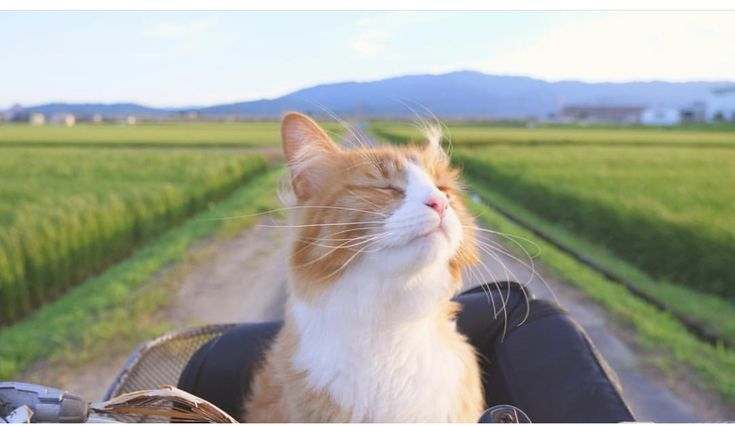
#> input picture image1.jpg, 735 x 426 px
$ jupyter execute --allow-errors Tugas_Manipulasi_Citra.ipynb
#> lines starting #> are read from the running program, lines starting #| are printed output that depends on the picture
# TUGAS INDIVIDU
## Manipulasi Citra Digital Menggunakan OpenCV

**Nama:** Zahra Arayanindra Arum Samudra
**NIM:** 452024618068
**Program Studi:** Teknik Informatika

### Deskripsi
Pada tugas ini dilakukan beberapa teknik manipulasi citra digital menggunakan OpenCV, yaitu:
1. Membaca dan menampilkan citra
2. Konversi warna BGR ke RGB
3. Resize citra
4. Image Blending
5. Image Negative
6. Transformasi Logaritmik
7. Transformasi Gamma

Tujuan dari eksperimen ini adalah memahami bagaimana perubahan nilai pixel dapat mempengaruhi tampilan visual citra digital.

BAGIAN A
## **A. Membaca dan Menampilkan Citra**

Pada tahap ini dilakukan pembacaan dua citra menggunakan OpenCV. Selanjutnya dilakukan konversi warna dari format BGR ke RGB agar citra dapat ditampilkan dengan benar menggunakan Matplotlib.

[cell 1]
import cv2 as cv
import numpy as np
import matplotlib.pyplot as plt
from google.colab import files

# Upload 2 gambar
uploaded = files.upload()
#> the answer given: image1.jpg

# Ambil nama file yang diupload
file_names = list(uploaded.keys())

print("File yang diupload:")
print(file_names)

# File pertama = kucing
# File kedua = anjing
img1 = cv.imread(file_names[0])
#> img1 is the input picture: shape (426, 735, 3); mean B, G, R 149.4, 163.5, 160.2
#> (the rest of this cell did not finish here and is left out)

[cell 2]
img1_rgb = cv.cvtColor(img1, cv.COLOR_BGR2RGB)
#> (the rest of this cell did not finish here and is left out)

# ANALISIS BAGIAN A

Berdasarkan hasil pembacaan citra menggunakan OpenCV, diperoleh dua citra yang berbeda yaitu citra kucing sebagai image1 dan citra anjing sebagai image2. Informasi ukuran citra (shape), tipe data, serta nilai minimum dan maksimum pixel berhasil ditampilkan. Informasi tersebut penting karena digunakan untuk mengetahui karakteristik awal citra sebelum dilakukan manipulasi.

Setelah dilakukan konversi BGR ke RGB, warna citra terlihat lebih sesuai dengan warna aslinya. Hal ini terjadi karena OpenCV membaca citra menggunakan format BGR sedangkan Matplotlib menggunakan format RGB.

Jawaban Pertanyaan

1. Mengapa warna citra dapat terlihat tidak sesuai jika langsung ditampilkan setelah dibaca dengan OpenCV?

Warna citra dapat terlihat tidak sesuai karena OpenCV membaca citra dalam format BGR (Blue, Green, Red), sedangkan Matplotlib menampilkan citra dalam format RGB (Red, Green, Blue). Akibatnya warna merah dan biru dapat tertukar.

2. Apa perbedaan BGR dan RGB?

Perbedaan utama BGR dan RGB terletak pada urutan kanal warnanya. BGR menggunakan urutan Blue-Green-Red sedangkan RGB menggunakan urutan Red-Green-Blue.

3. Mengapa penting memahami format warna sebelum melakukan manipulasi citra?

Karena kesalahan memahami format warna dapat menyebabkan hasil visualisasi dan pengolahan citra menjadi tidak sesuai dengan kondisi sebenarnya.

# **B. Resize Citra**

Pada tahap ini dilakukan perubahan ukuran (resize) pada citra kucing dan citra anjing. Resize diperlukan agar kedua citra memiliki ukuran yang sama sehingga dapat digunakan pada proses manipulasi citra berikutnya seperti image blending.

[cell 3]
img1_resize = cv.resize(img1_rgb, (600,400))
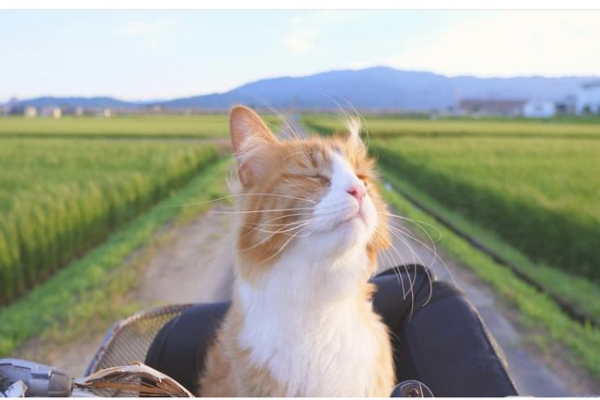
#> img1_resize: shape (400, 600, 3); mean R, G, B 160.1, 163.4, 149.3
#> (the rest of this cell did not finish here and is left out)

[cell 4]
plt.figure(figsize=(12,8))

plt.subplot(2,2,1)
plt.imshow(img1_rgb)
plt.title("Kucing Sebelum Resize")
plt.axis("off")

plt.subplot(2,2,2)
plt.imshow(img1_resize)
plt.title("Kucing Setelah Resize")
plt.axis("off")

plt.subplot(2,2,3)
#> (the rest of this cell did not finish here and is left out)

# ANALISIS BAGIAN B

Pada tahap resize, kedua citra berhasil diubah ukurannya menjadi 600 × 400 piksel. Proses ini dilakukan agar ukuran kedua citra sama sehingga dapat digunakan pada proses image blending. Jika ukuran citra berbeda, maka OpenCV tidak dapat menggabungkan kedua citra karena jumlah piksel pada masing-masing citra tidak sama.

Hasil resize menunjukkan bahwa bentuk objek utama pada citra masih dapat dikenali dengan baik. Citra kucing tetap terlihat jelas dengan latar belakang persawahan, sedangkan citra anjing tetap mempertahankan detail bulu dan latar belakang rerumputan.

Jawaban Pertanyaan

1. Mengapa dua citra harus memiliki ukuran yang sama sebelum dilakukan image blending?

Karena image blending menggabungkan nilai piksel pada posisi yang sama dari dua citra. Jika ukuran berbeda maka proses penggabungan tidak dapat dilakukan.

2. Apa risiko resize terhadap kualitas citra?

Resize dapat menyebabkan hilangnya detail gambar, munculnya blur, atau distorsi terutama jika ukuran diperbesar secara berlebihan.

3. Apakah resize dapat mengubah proporsi objek dalam citra?

Ya. Jika rasio panjang dan lebar tidak dipertahankan, objek dapat terlihat lebih lebar atau lebih tinggi dibandingkan bentuk aslinya.

# **C. Image Blending**

Pada tahap ini dilakukan penggabungan citra kucing dan citra anjing menggunakan metode image blending dengan beberapa kombinasi nilai alpha dan beta.

#> (a cell that did not finish here is left out)

# ANALISIS BAGIAN C

Image blending dilakukan untuk menggabungkan dua citra menjadi satu citra baru. Pada praktikum ini digunakan citra kucing sebagai image1 dan citra anjing sebagai image2. Nilai alpha digunakan sebagai bobot citra kucing, sedangkan beta digunakan sebagai bobot citra anjing.

Pada alpha 0.2 dan beta 0.8, citra anjing terlihat lebih dominan karena memiliki bobot yang lebih besar. Pada alpha 0.5 dan beta 0.5, kedua citra tampak seimbang dan saling menyatu. Sedangkan pada alpha 0.8 dan beta 0.2, citra kucing menjadi lebih dominan.

Jawaban Pertanyaan

1. Alpha dan beta menentukan tingkat dominasi masing-masing citra.

2. Jika alpha lebih besar maka citra kucing lebih dominan.

3. Jika alpha dan beta terlalu besar maka citra dapat menjadi terlalu terang.

4. Image blending banyak digunakan pada watermark, editing foto, dan efek visual.

# **D. Image Negative**

Transformasi negatif dilakukan dengan membalik nilai intensitas pixel menggunakan persamaan:

s = 255 - r

[cell 6]
img_negative = 255 - img1_resize
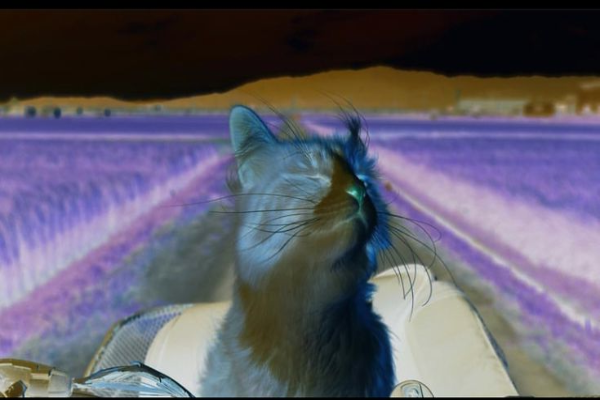
#> img_negative: shape (400, 600, 3); mean R, G, B 94.9, 91.6, 105.7

plt.figure(figsize=(10,5))

plt.subplot(1,2,1)
plt.imshow(img1_resize)
plt.title("Kucing Asli")
plt.axis("off")

plt.subplot(1,2,2)
plt.imshow(img_negative)
plt.title("Kucing Negative")
plt.axis("off")

plt.show()
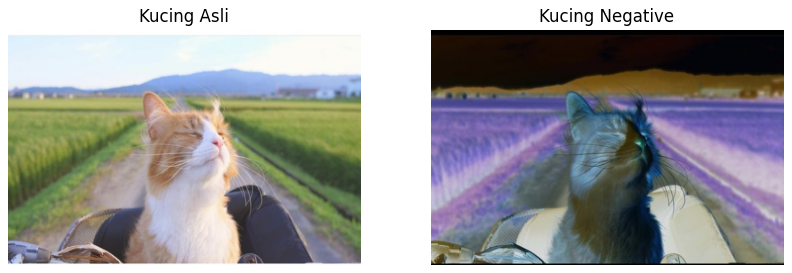
#> figure drawn by matplotlib, 2 panels

[cell 7]
plt.figure(figsize=(12,5))

plt.subplot(1,2,1)
plt.hist(img1_resize.ravel(), bins=256, range=[0,256])
plt.title("Histogram Asli")

plt.subplot(1,2,2)
plt.hist(img_negative.ravel(), bins=256, range=[0,256])
plt.title("Histogram Negative")

plt.show()
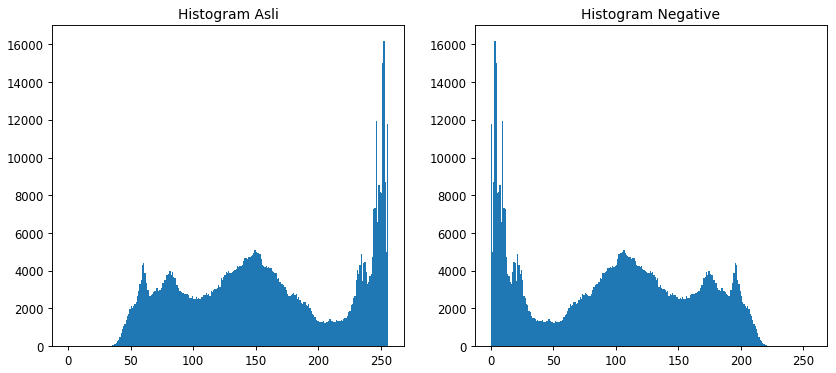
#> figure drawn by matplotlib, 2 panels; panel 1: tallest bar 16198 high, from x = 252 to 253; panel 2: tallest bar 16198 high, from x = 3 to 4

# ANALISIS BAGIAN D

Transformasi negatif menghasilkan citra yang memiliki intensitas kebalikan dari citra asli. Area yang sebelumnya terang menjadi gelap, sedangkan area yang sebelumnya gelap menjadi terang.

Pada citra kucing, warna bulu yang semula terang berubah menjadi lebih gelap dan area bayangan menjadi lebih terang. Histogram hasil negatif terlihat berlawanan dengan histogram citra asli karena distribusi intensitas pixel dibalik.

Jawaban Pertanyaan

1. Pixel terang berubah menjadi gelap.

2. Pixel gelap berubah menjadi terang.

3. Histogram citra negatif menjadi kebalikan histogram asli.

4. Teknik ini sering digunakan pada citra medis dan analisis dokumen.

# **E. Transformasi Logaritmik**

Transformasi logaritmik digunakan untuk meningkatkan detail pada area gelap citra.

[cell 8]
c = 255 / np.log10(1 + np.max(img1_resize))
#> c = 105.9

img_log = c * np.log10(img1_resize + 1)
#> img_log: shape (400, 600, 3) float16; 1.64% of the values are NaN or infinite; the others: min 110.2, max 254.8, mean 228
img_log = np.array(img_log, dtype=np.uint8)
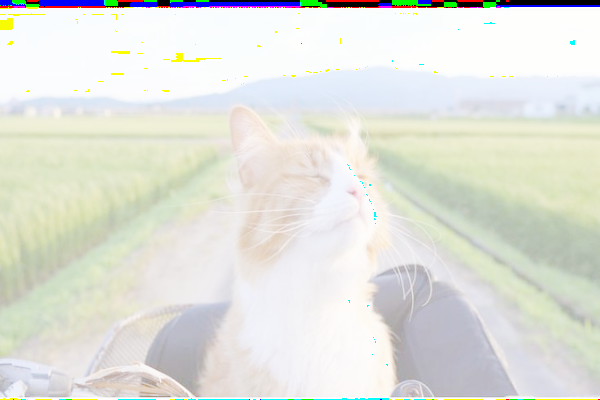
#> img_log: shape (400, 600, 3); mean R, G, B 225, 226.7, 219.8

print("Nilai Minimum Sebelum :", img1_resize.min())
#| Nilai Minimum Sebelum : 10
print("Nilai Maksimum Sebelum :", img1_resize.max())
#| Nilai Maksimum Sebelum : 255

print()

print("Nilai Minimum Sesudah :", img_log.min())
#| Nilai Minimum Sesudah : 0
print("Nilai Maksimum Sesudah :", img_log.max())
#| Nilai Maksimum Sesudah : 254

[cell 9]
plt.figure(figsize=(10,5))

plt.subplot(1,2,1)
plt.imshow(img1_resize)
plt.title("Kucing Asli")
plt.axis("off")

plt.subplot(1,2,2)
plt.imshow(img_log)
plt.title("Log Transform")
plt.axis("off")

plt.show()

[cell 10]
plt.figure(figsize=(12,5))

plt.subplot(1,2,1)
plt.hist(img1_resize.ravel(), bins=256, range=[0,256])
plt.title("Histogram Asli")

plt.subplot(1,2,2)
plt.hist(img_log.ravel(), bins=256, range=[0,256])
plt.title("Histogram Log")

plt.show()
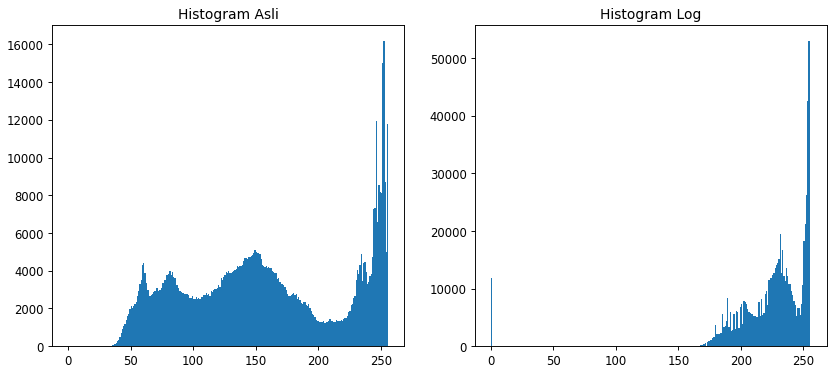
#> figure drawn by matplotlib, 2 panels; panel 1: tallest bar 16198 high, from x = 252 to 253; panel 2: tallest bar 53045 high, from x = 254 to 255

# ANALISIS BAGIAN E

Transformasi logaritmik memberikan peningkatan yang lebih besar pada pixel dengan intensitas rendah dibandingkan pixel dengan intensitas tinggi. Akibatnya area gelap menjadi lebih terang dan detail yang sebelumnya sulit terlihat menjadi lebih jelas.

Pada citra kucing, area bayangan serta bagian latar yang lebih gelap terlihat lebih terang setelah transformasi dilakukan. Perubahan pada area terang relatif kecil dibandingkan area gelap.

Jawaban Pertanyaan

1. Area gelap menjadi lebih terang.

2. Area terang mengalami perubahan yang lebih kecil.

3. Transformasi logaritmik cocok untuk memperjelas detail pada area gelap.

4. Jika digunakan berlebihan, citra dapat menjadi terlalu terang.

# **F. Transformasi Gamma**

Transformasi gamma digunakan untuk mengontrol tingkat kecerahan citra secara fleksibel.

[cell 11]
gammas = [0.5, 1, 2, 2.5]

plt.figure(figsize=(12,10))

for i, gamma in enumerate(gammas):

    img_norm = img1_resize / 255.0

    img_gamma = np.power(img_norm, gamma)

    img_gamma = np.uint8(img_gamma * 255)

    plt.subplot(2,2,i+1)
    plt.imshow(img_gamma)
    plt.title(f"Gamma = {gamma}")
    plt.axis("off")
#> this loop made 4 passes
#> pass 1, `img_gamma = np.power(img_norm, gamma)`:
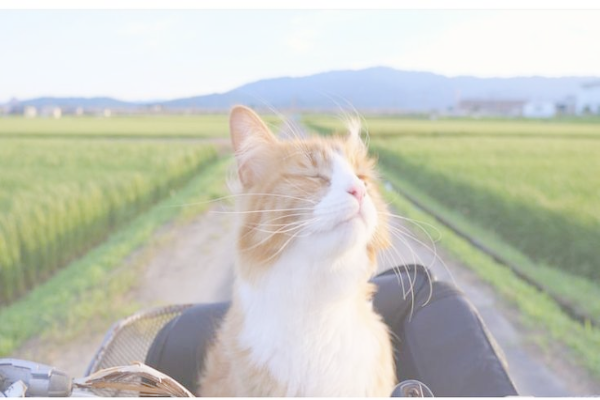
#> img_gamma: shape (400, 600, 3) float64; mean R, G, B 0.777, 0.787, 0.741

plt.show()
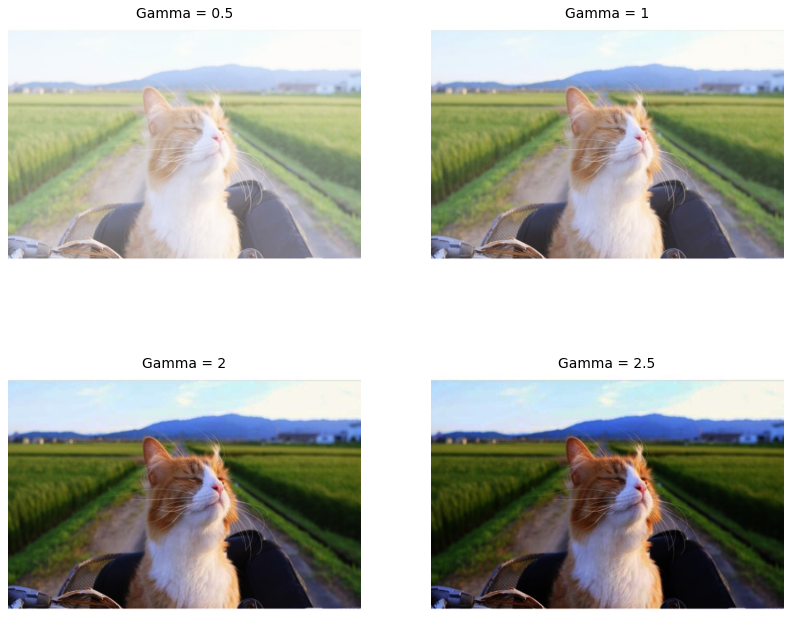
#> figure drawn by matplotlib, 4 panels
